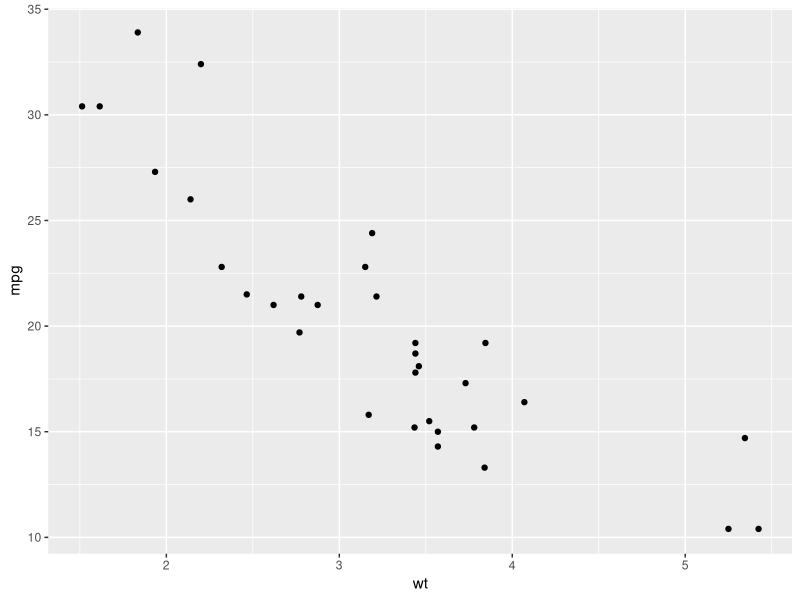
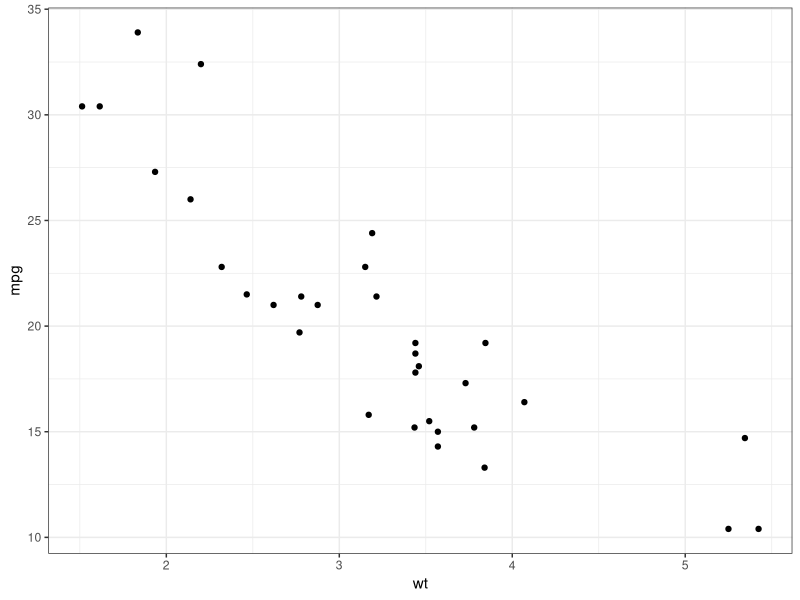
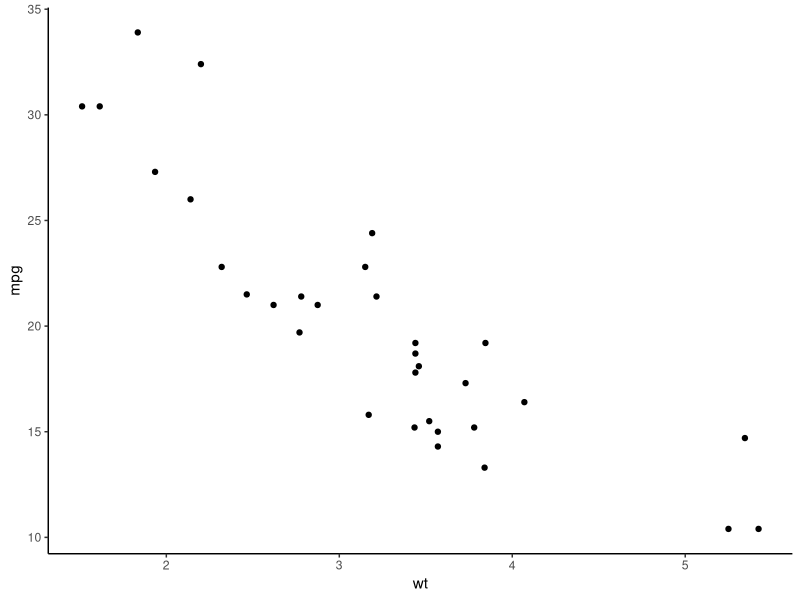
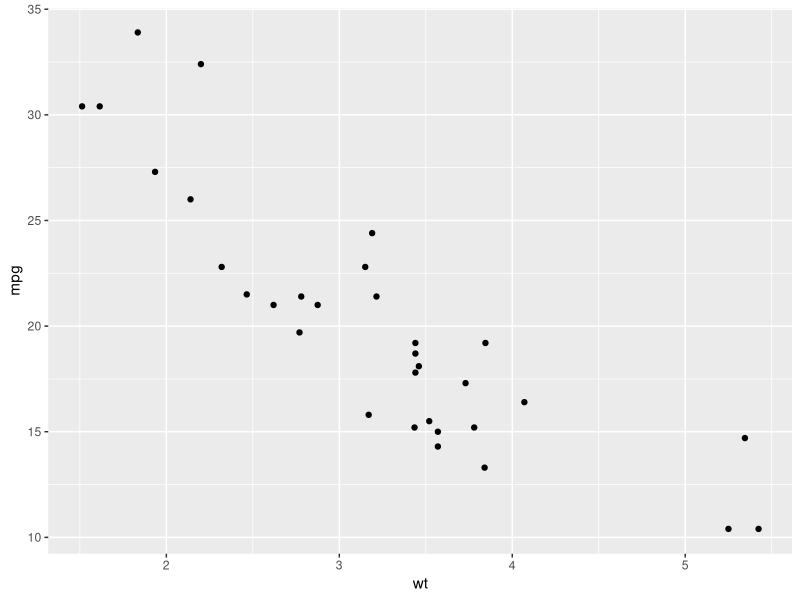
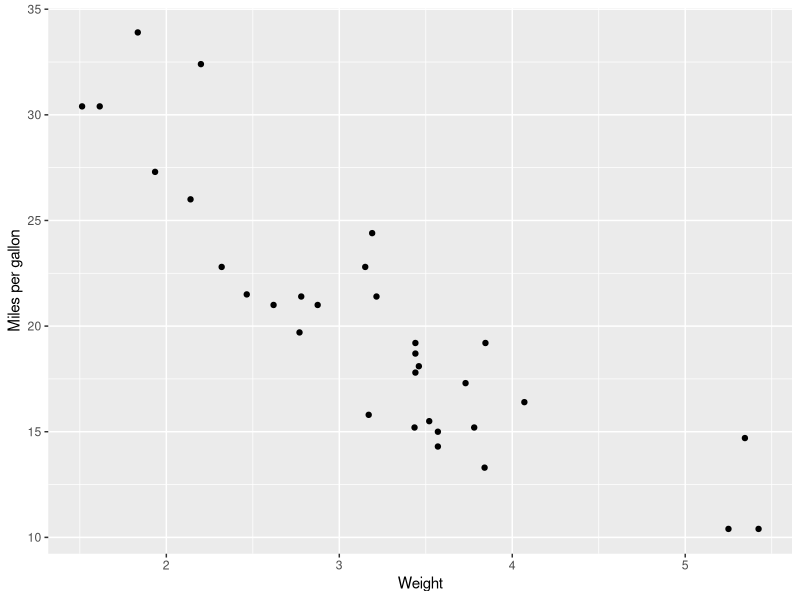
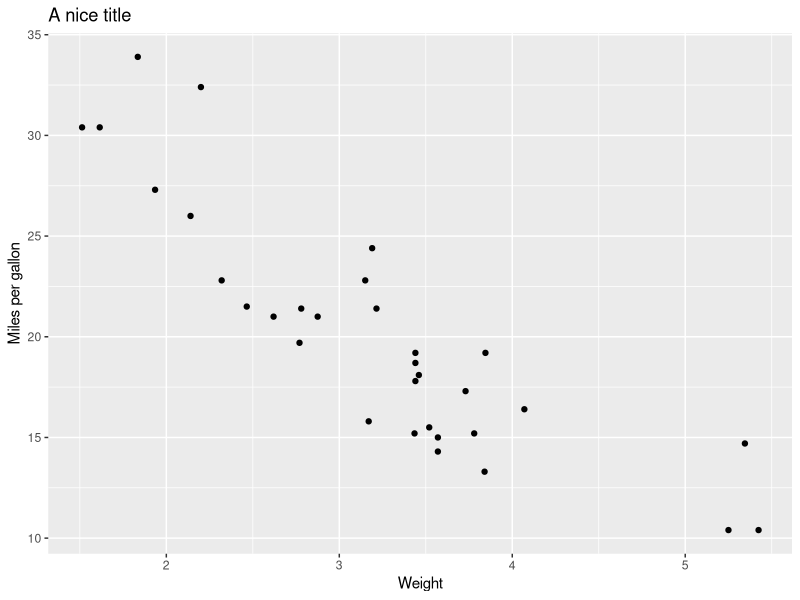
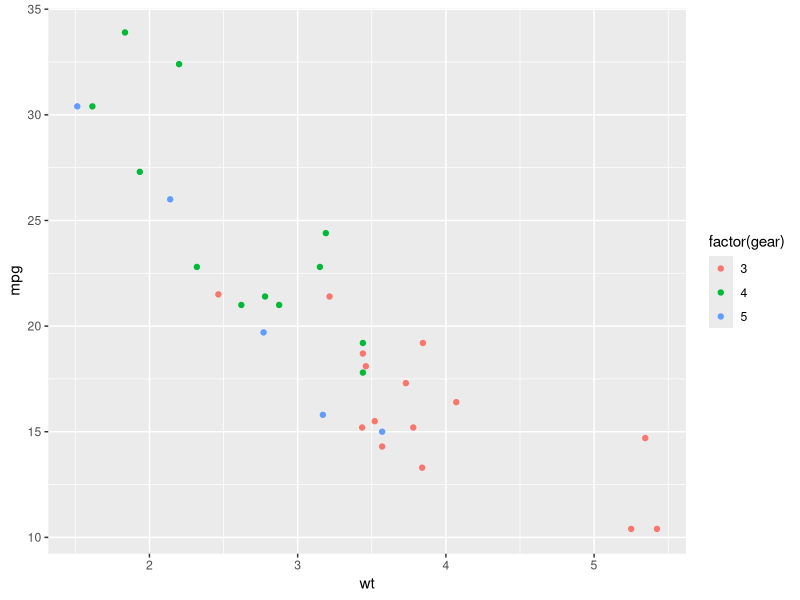
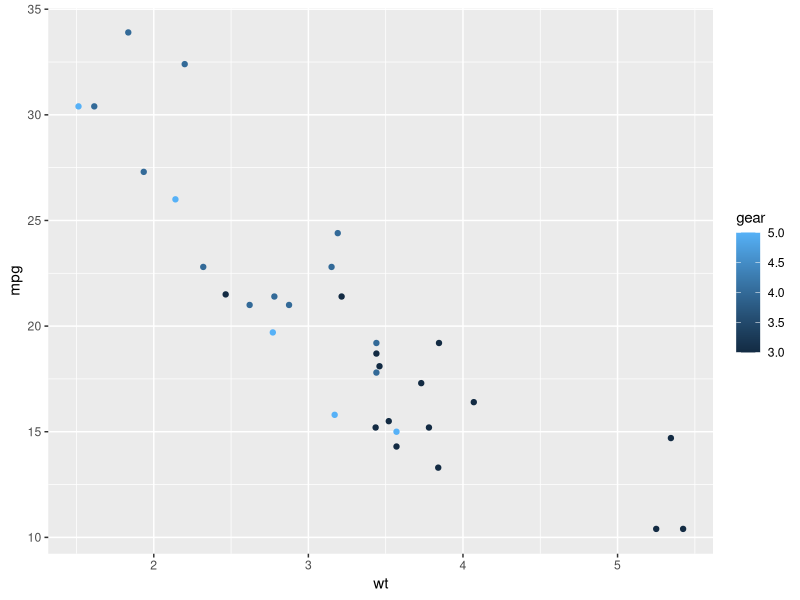

Write R code to recreate these figures, in order.
## ---- chunk 1
knitr::opts_chunk$set(echo = TRUE)
## ---- chunk 2
#load packages
library(ggplot2)
## ---- chunk 3
head(mtcars, 6)
## ---- chunk 4
#a basic plot
ggplot(mtcars, aes(wt, mpg)) +geom_point()

#different themes
ggplot(mtcars, aes(wt, mpg)) +geom_point()+theme_bw()
ggplot(mtcars, aes(wt, mpg)) +geom_point()+theme_classic()
ggplot(mtcars, aes(wt, mpg)) +geom_point()+theme_grey()

#change axis labels
ggplot(mtcars, aes(wt, mpg)) +geom_point()+theme_grey()+labs(x = "Weight", y = "Miles per gallon") 

#add title
ggplot(mtcars, aes(wt, mpg)) +geom_point()+theme_grey()+labs(x = "Weight", y = "Miles per gallon") + ggtitle("A nice title")
#center title

#color by gear (factor)
ggplot(mtcars, aes(wt, mpg))+ geom_point(aes(colour = factor(gear)))

#color by gear (continuous)
ggplot(mtcars, aes(wt, mpg))+ geom_point(aes(colour = gear))

#modify point size
ggplot(mtcars, aes(wt, mpg))+ geom_point(aes(size = disp, colour=factor(gear)))
## ---- chunk 5

## ---- chunk 6

## ---- chunk 7

## ---- chunk 8

## ---- chunk 9

